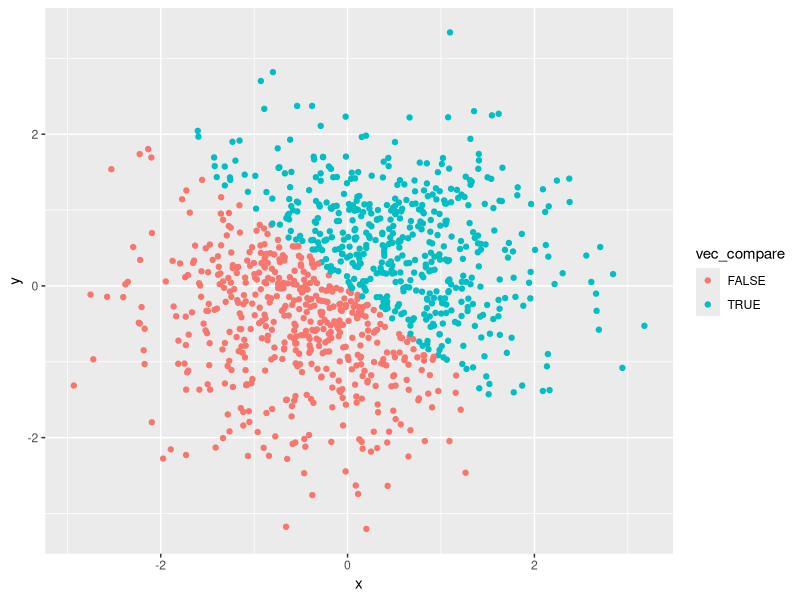
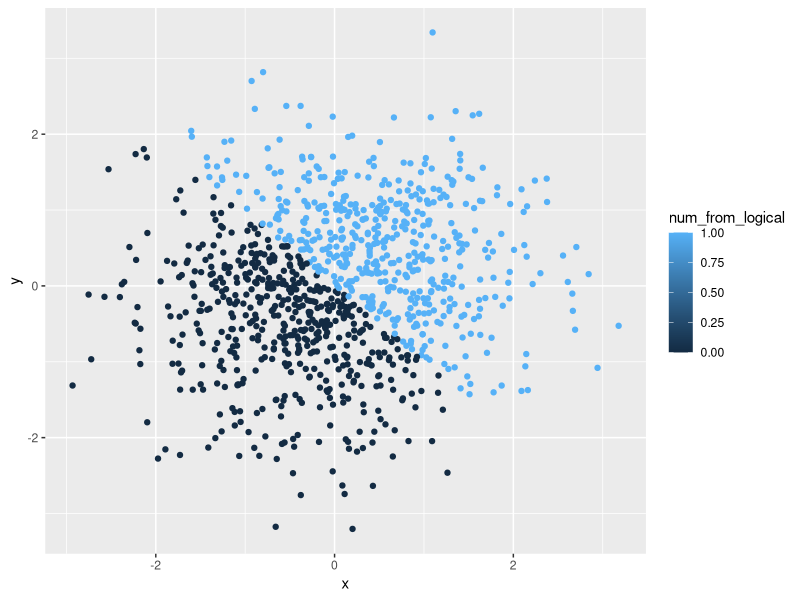
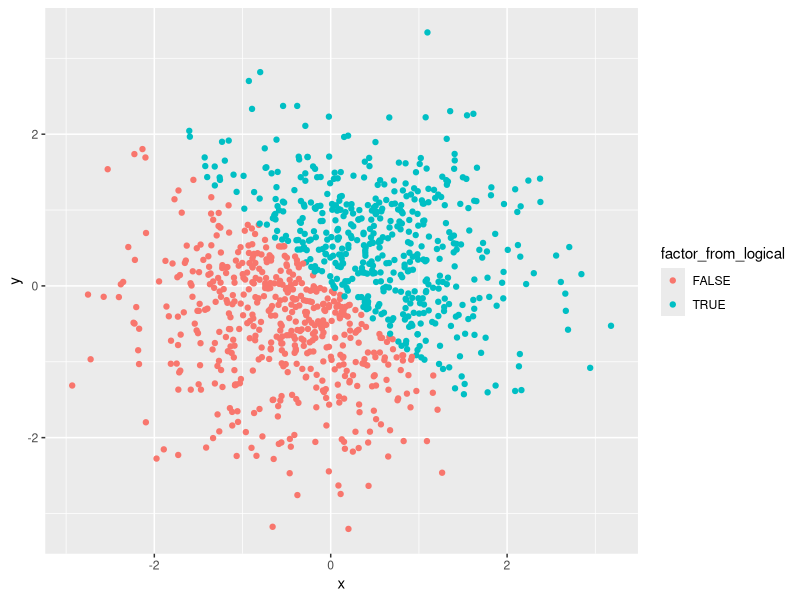
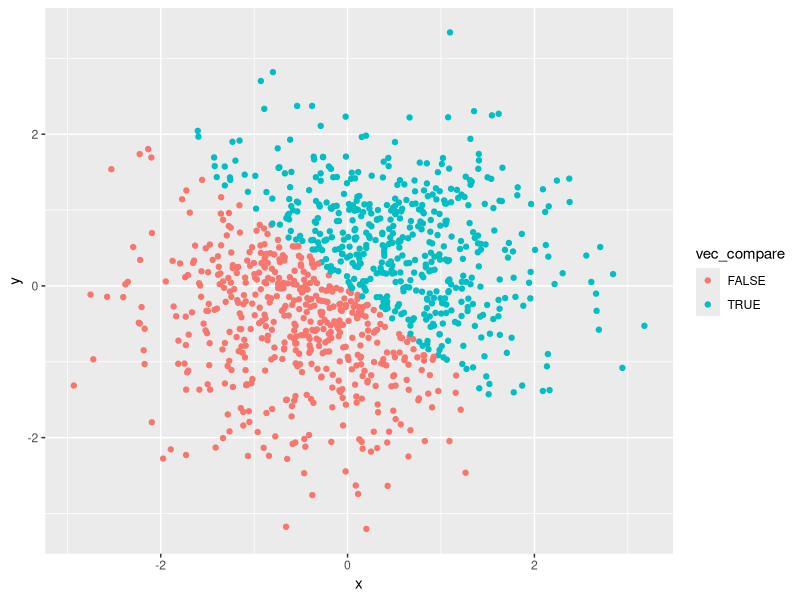

Generate these figures, in order, with R:
## ---- chunk 1
knitr::opts_chunk$set(echo = TRUE)
library(tidyverse)
## ---- chunk 2
library(tidyverse)

#Create the data frame with numericals, logicals, characters and factors. 
df_random_samp = tibble(
   rand_samp = runif(10, min = 0, max = 5),
   logical_larger_2 = rand_samp > 2,
   rand_char = c("My", "name", "is", "Qinyao", "how", "are", "you", "nice", "weather", "today"),
   rand_factor = factor(c("january", "february", "march", "april", "may", "june", "july", "august", "semptember", "october"))
)

#Examine the length of characters and facotrs
length(df_random_samp$rand_char)
length(df_random_samp$rand_factor)

#Calculate the mean of each element in the data frame.
mean(df_random_samp$rand_samp)
mean(df_random_samp$logical_larger_2)
mean(df_random_samp$rand_char)
mean(df_random_samp$rand_factor)

## ---- chunk 3
#Coerce logicals, characters and factors into numerics. 
as.numeric(df_random_samp$logical_larger_2)
as.numeric(df_random_samp$rand_char)
as.numeric(df_random_samp$rand_factor)
## ---- chunk 4
#Coerce between factors and characters. 
as.numeric(as.factor(df_random_samp$rand_char))
as.numeric(as.character(df_random_samp$rand_factor))
## ---- chunk 5
#Define the data frame with x, y, logicals and factors. 
df_plotting = tibble(
   x = rnorm(1000, mean = 0, sd = 1),
   y = rnorm(1000, mean = 0, sd = 1),
   vec_compare = (x + y) > 0,
   num_from_logical = as.numeric(vec_compare),
   factor_from_logical = as.factor(vec_compare)
)

## ---- chunk 6
#Plot and save the first figure of x, y. With color differentiated by logicals. 
ggplot(df_plotting, aes(x = x, y = y, color = vec_compare)) + geom_point()
ggsave("scatter_plot.pdf", height = 4, width = 6)

#Plot another two plots, colored by numericals. 
ggplot(df_plotting, aes(x = x, y = y, color = num_from_logical)) + geom_point()

#Plot another two plots, colored by factors.
ggplot(df_plotting, aes(x = x, y = y, color = factor_from_logical)) + geom_point()

